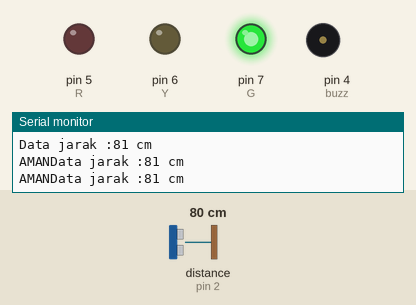
This sketch was run on a simulated Arduino Uno, built with avr-gcc and run on an emulated ATmega328P. Shown: output pins drawn as LEDs (lit = HIGH), buzzer (waves = sounding, pin HIGH), the last lines printed to the serial monitor. Dashed ring = blinking. Inputs (shaded band) come from the test bench; at power-on: distance to the obstacle (sensor on pin 2) 80 cm. The echo pulse lasts 58.3 µs per cm.

Above: at 1.3 s.
1.4 s: distance to the obstacle (sensor on pin 2) set to 74 cm
3.2 s: distance to the obstacle (sensor on pin 2) set to 64 cm
At 4.09 s:
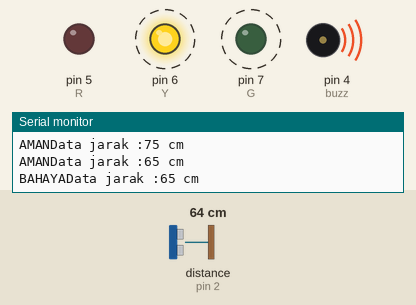
6.2 s: distance to the obstacle (sensor on pin 2) set to 23 cm
9.2 s: distance to the obstacle (sensor on pin 2) set to 19 cm
At 10.12 s:
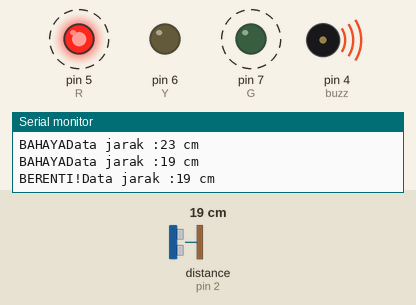
12.2 s: distance to the obstacle (sensor on pin 2) set to 35 cm
At 12.9 s:
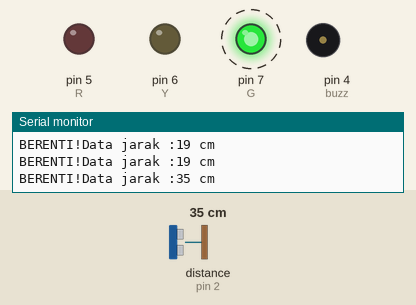
15.2 s: distance to the obstacle (sensor on pin 2) set to 2 cm
At 15.54 s:
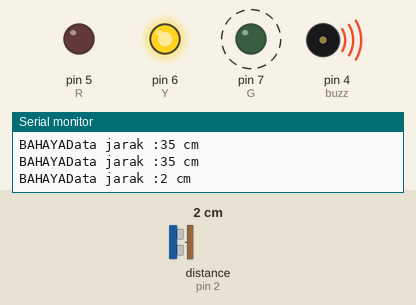
Timing chart, 0 to 19.2 s (numbered marks = the images above; inputs shaded):
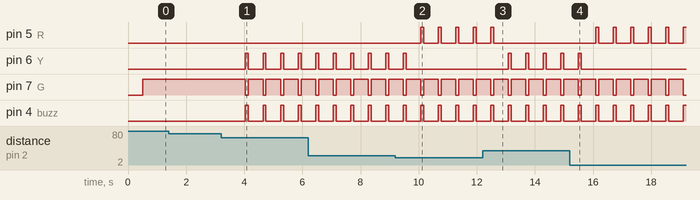

The sketch:

5_chalange.ino
```cpp
//masukan library newping
#include<NewPing.h>

//inisialisasi
int triger=3;
int echo=2;
int batas=200; //maksimal 400 cm
int buzz=4;
int R=5;
int Y=6;
int G=7;

NewPing cm(triger,echo,batas);

void setup() {
 Serial.begin(9600);
 pinMode(buzz,OUTPUT);
 pinMode(R,OUTPUT);
 pinMode(Y,OUTPUT);
 pinMode(G,OUTPUT);


}

void loop() {
  //Program yang akan dijalankan berulang-ulang
  int bacaJarak=cm.ping_cm();


  //PRINT TO SERIAL
  Serial.print("Data jarak :");
  Serial.print(bacaJarak);
  Serial.print(" cm");
  Serial.println();
  delay(500);

  //LOGIKA
  if(bacaJarak<=20 and bacaJarak!=0){
  Serial.print("BERENTI!");
  digitalWrite(R,HIGH);
  digitalWrite(Y,LOW);
  digitalWrite(G,LOW);
  digitalWrite(buzz,HIGH);
  delay(100);
  digitalWrite(buzz,LOW);
  }else if(bacaJarak >=21 and bacaJarak <=70){
  Serial.print("BAHAYA");
  digitalWrite(Y,HIGH);
  digitalWrite(R,LOW);
  digitalWrite(G,LOW);
  digitalWrite(buzz,HIGH);
  delay(100);
  }else
  Serial.print("AMAN");
  digitalWrite(G,HIGH);
  digitalWrite(R,LOW);
  digitalWrite(Y,LOW);
  digitalWrite(buzz,LOW);

}
```

Measured:
- the behaviour switches between 70 and 69 cm on distance to the obstacle (sensor on pin 2) (found by bisection; images 0 and 1)
- the behaviour switches between 21 and 20 cm on distance to the obstacle (sensor on pin 2) (found by bisection; images 1 and 2)
- after the input at 3.2 s, pin 6 (Y), pin 4 (buzz): alternates HIGH for 0.10 s and LOW for 0.50 s, starting after 0.84 s; pin 7 (G): alternates HIGH for 0.50 s and LOW for 0.10 s, starting after 0.84 s
- after the input at 9.2 s, pin 5 (R): alternates HIGH for 0.10 s and LOW for 0.50 s, starting after 0.88 s; pin 6 (Y): goes on until 9.6 s, then stays LOW
- after the input at 12.2 s, pin 5 (R): goes on until 12.6 s, then stays LOW; pin 6 (Y): alternates HIGH for 0.10 s and LOW for 0.50 s, starting after 0.89 s
- after the input at 15.2 s, pin 5 (R): alternates HIGH for 0.10 s and LOW for 0.50 s, starting after 0.90 s; pin 6 (Y): goes on until 15.6 s, then stays LOW
